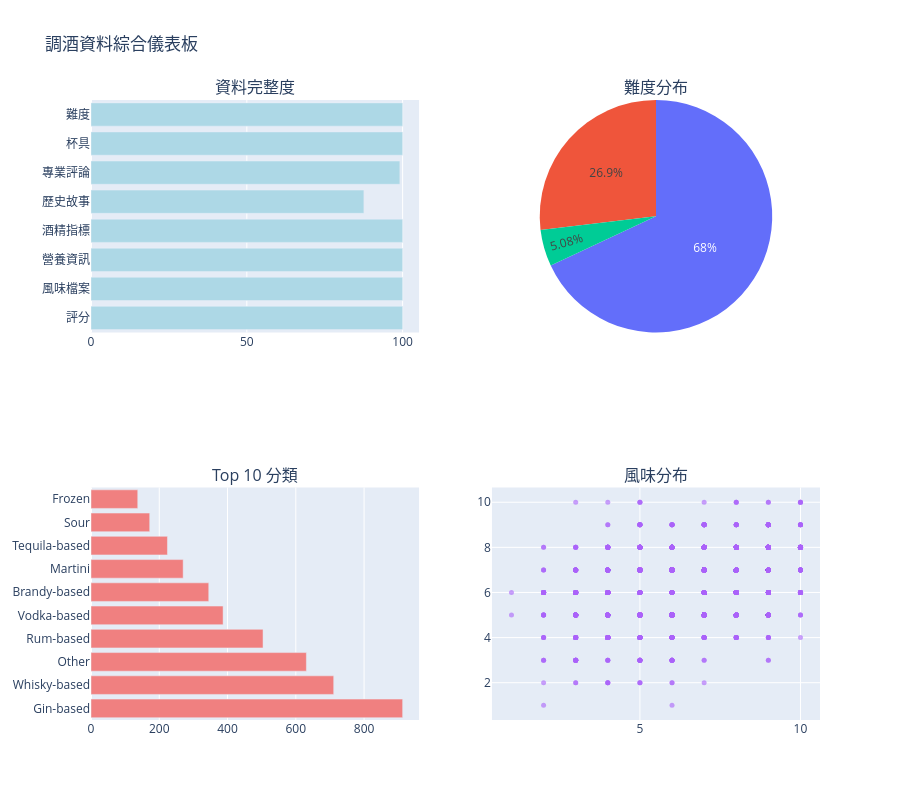

Write notebook code for a chart like this one.
### Markdown cell above
## 9. 綜合儀表板

### Code cell
# 建立綜合統計儀表板
fig = make_subplots(
    rows=2, cols=2,
    subplot_titles=('資料完整度', '難度分布', 'Top 10 分類', '風味分布'),
    specs=[[{'type': 'bar'}, {'type': 'pie'}],
           [{'type': 'bar'}, {'type': 'scatter'}]]
)

# 1. 資料完整度
fields = list(completeness.keys())
percentages = [completeness[f] / total_cocktails * 100 for f in fields]
fig.add_trace(
    go.Bar(x=percentages, y=fields, orientation='h', name='完整度',
           marker_color='lightblue'),
    row=1, col=1
)

# 2. 難度分布
difficulty_labels = ['簡單', '中等', '困難']
difficulty_values = [difficulty_counts.get(d, 0) for d in ['easy', 'medium', 'hard']]
fig.add_trace(
    go.Pie(labels=difficulty_labels, values=difficulty_values, name='難度'),
    row=1, col=2
)

# 3. Top 10 分類
top_10_cat = dict(category_counts.most_common(10))
fig.add_trace(
    go.Bar(x=list(top_10_cat.values()), y=list(top_10_cat.keys()), 
           orientation='h', name='分類', marker_color='lightcoral'),
    row=2, col=1
)

# 4. 風味分布散點圖
if strength_values and sweetness_values:
    fig.add_trace(
        go.Scatter(x=strength_values, y=sweetness_values, mode='markers',
                  name='風味', marker=dict(size=5, opacity=0.6)),
        row=2, col=2
    )

fig.update_layout(height=800, showlegend=False, title_text="調酒資料綜合儀表板")
fig.show()

### Figure 1 — Plotly figure (JSON) as saved in the notebook; plotly's stock layout.template omitted (floating-point values rounded to 4 significant figures; data arrays with more than 128 entries replaced by an {"elided": "..."} marker saying what was removed)
{"data": [{"marker": {"color": "lightblue"}, "name": "完整度", "orientation": "h", "type": "bar", "x": [100, 100, 100, 100, 87.56, 99.11, 100, 100], "xaxis": "x", "y": ["評分", "風味檔案", "營養資訊", "酒精指標", "歷史故事", "專業評論", "杯具", "難度"], "yaxis": "y"}, {"domain": {"x": [0.55, 1], "y": [0.625, 1]}, "labels": ["簡單", "中等", "困難"], "name": "難度", "type": "pie", "values": [234, 3133, 1239]}, {"marker": {"color": "lightcoral"}, "name": "分類", "orientation": "h", "type": "bar", "x": [913, 711, 631, 504, 387, 345, 270, 224, 172, 137], "xaxis": "x2", "y": ["Gin-based", "Whisky-based", "Other", "Rum-based", "Vodka-based", "Brandy-based", "Martini", "Tequila-based", "Sour", "Frozen"], "yaxis": "y2"}, {"marker": {"opacity": 0.6, "size": 5}, "mode": "markers", "name": "風味", "type": "scatter", "x": {"elided": "4606 int values"}, "xaxis": "x3", "y": {"elided": "4606 int values"}, "yaxis": "y3"}], "layout": {"annotations": [{"font": {"size": 16}, "showarrow": false, "text": "資料完整度", "x": 0.225, "xanchor": "center", "xref": "paper", "y": 1, "yanchor": "bottom", "yref": "paper"}, {"font": {"size": 16}, "showarrow": false, "text": "難度分布", "x": 0.775, "xanchor": "center", "xref": "paper", "y": 1, "yanchor": "bottom", "yref": "paper"}, {"font": {"size": 16}, "showarrow": false, "text": "Top 10 分類", "x": 0.225, "xanchor": "center", "xref": "paper", "y": 0.375, "yanchor": "bottom", "yref": "paper"}, {"font": {"size": 16}, "showarrow": false, "text": "風味分布", "x": 0.775, "xanchor": "center", "xref": "paper", "y": 0.375, "yanchor": "bottom", "yref": "paper"}], "height": 800, "showlegend": false, "title": {"text": "調酒資料綜合儀表板"}, "xaxis": {"anchor": "y", "domain": [0, 0.45]}, "xaxis2": {"anchor": "y2", "domain": [0, 0.45]}, "xaxis3": {"anchor": "y3", "domain": [0.55, 1]}, "yaxis": {"anchor": "x", "domain": [0.625, 1]}, "yaxis2": {"anchor": "x2", "domain": [0, 0.375]}, "yaxis3": {"anchor": "x3", "domain": [0, 0.375]}}}
